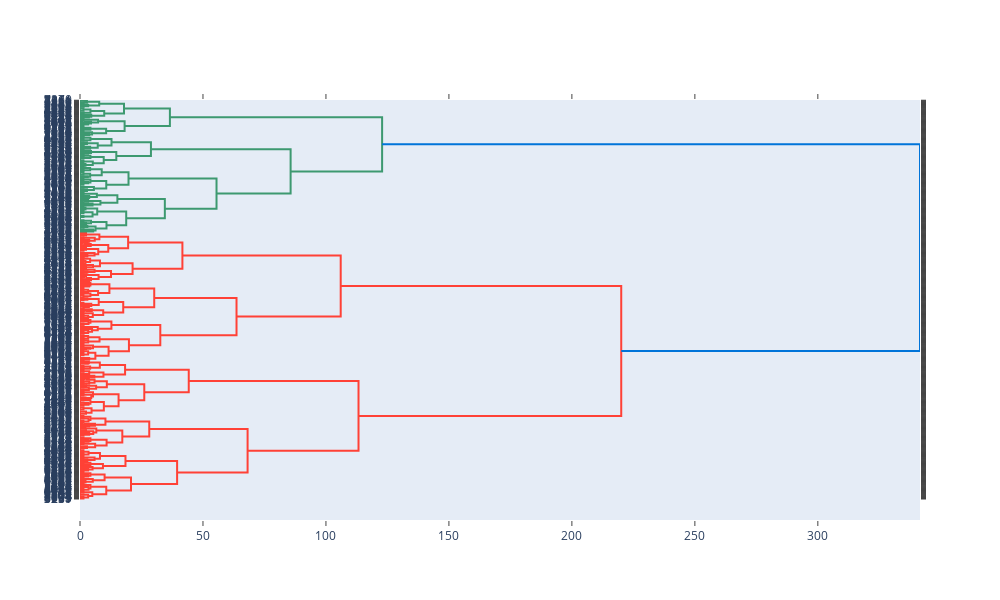

The notebook cell saved with this chart:
### Code cell
import plotly.figure_factory as ff

cluster_cols = [c for c in result_df.columns if c.startswith('Level') or c=='Cluster']
fig = ff.create_dendrogram(
    result_df[cluster_cols].fillna(-1).values,
    labels=result_df.index.astype(str).tolist(),
    orientation='left'
)
fig.update_layout(width=1000, height=600)
fig.show()
